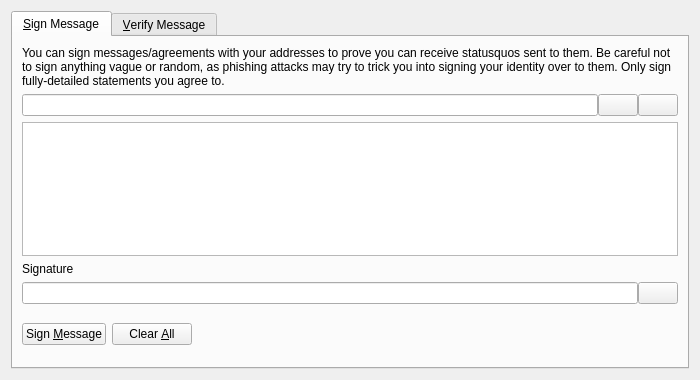
<?xml version="1.0" encoding="UTF-8"?>
<ui version="4.0">
 <class>SignVerifyMessageDialog</class>
 <widget class="QDialog" name="SignVerifyMessageDialog">
  <property name="geometry">
   <rect>
    <x>0</x>
    <y>0</y>
    <width>700</width>
    <height>380</height>
   </rect>
  </property>
  <property name="windowTitle">
   <string>Signatures - Sign / Verify a Message</string>
  </property>
  <property name="modal">
   <bool>true</bool>
  </property>
  <layout class="QVBoxLayout" name="verticalLayout">
   <item>
    <widget class="QTabWidget" name="tabWidget">
     <property name="currentIndex">
      <number>0</number>
     </property>
     <widget class="QWidget" name="tabSignMessage">
      <attribute name="title">
       <string>&amp;Sign Message</string>
      </attribute>
      <layout class="QVBoxLayout" name="verticalLayout_SM">
       <item>
        <widget class="QLabel" name="infoLabel_SM">
         <property name="text">
          <string>You can sign messages/agreements with your addresses to prove you can receive statusquos sent to them. Be careful not to sign anything vague or random, as phishing attacks may try to trick you into signing your identity over to them. Only sign fully-detailed statements you agree to.</string>
         </property>
         <property name="textFormat">
          <enum>Qt::PlainText</enum>
         </property>
         <property name="wordWrap">
          <bool>true</bool>
         </property>
        </widget>
       </item>
       <item>
        <layout class="QHBoxLayout" name="horizontalLayout_1_SM">
         <property name="spacing">
          <number>0</number>
         </property>
         <item>
          <widget class="QValidatedLineEdit" name="addressIn_SM">
           <property name="toolTip">
            <string>The Statusquo address to sign the message with</string>
           </property>
          </widget>
         </item>
         <item>
          <widget class="QPushButton" name="addressBookButton_SM">
           <property name="toolTip">
            <string>Choose previously used address</string>
           </property>
           <property name="text">
            <string/>
           </property>
           <property name="icon">
            <iconset resource="../statusquo.qrc">
             <normaloff>:/icons/address-book</normaloff>:/icons/address-book</iconset>
           </property>
           <property name="shortcut">
            <string>Alt+A</string>
           </property>
           <property name="autoDefault">
            <bool>false</bool>
           </property>
          </widget>
         </item>
         <item>
          <widget class="QPushButton" name="pasteButton_SM">
           <property name="toolTip">
            <string>Paste address from clipboard</string>
           </property>
           <property name="text">
            <string/>
           </property>
           <property name="icon">
            <iconset resource="../statusquo.qrc">
             <normaloff>:/icons/editpaste</normaloff>:/icons/editpaste</iconset>
           </property>
           <property name="shortcut">
            <string>Alt+P</string>
           </property>
           <property name="autoDefault">
            <bool>false</bool>
           </property>
          </widget>
         </item>
        </layout>
       </item>
       <item>
        <widget class="QPlainTextEdit" name="messageIn_SM">
         <property name="toolTip">
          <string>Enter the message you want to sign here</string>
         </property>
        </widget>
       </item>
       <item>
        <widget class="QLabel" name="signatureLabel_SM">
         <property name="text">
          <string>Signature</string>
         </property>
         <property name="textFormat">
          <enum>Qt::PlainText</enum>
         </property>
        </widget>
       </item>
       <item>
        <layout class="QHBoxLayout" name="horizontalLayout_2_SM">
         <property name="spacing">
          <number>0</number>
         </property>
         <item>
          <widget class="QLineEdit" name="signatureOut_SM">
           <property name="font">
            <font>
             <italic>true</italic>
            </font>
           </property>
           <property name="readOnly">
            <bool>true</bool>
           </property>
          </widget>
         </item>
         <item>
          <widget class="QPushButton" name="copySignatureButton_SM">
           <property name="toolTip">
            <string>Copy the current signature to the system clipboard</string>
           </property>
           <property name="text">
            <string/>
           </property>
           <property name="icon">
            <iconset resource="../statusquo.qrc">
             <normaloff>:/icons/editcopy</normaloff>:/icons/editcopy</iconset>
           </property>
           <property name="autoDefault">
            <bool>false</bool>
           </property>
          </widget>
         </item>
        </layout>
       </item>
       <item>
        <layout class="QHBoxLayout" name="horizontalLayout_3_SM">
         <item>
          <widget class="QPushButton" name="signMessageButton_SM">
           <property name="toolTip">
            <string>Sign the message to prove you own this Statusquo address</string>
           </property>
           <property name="text">
            <string>Sign &amp;Message</string>
           </property>
           <property name="icon">
            <iconset resource="../statusquo.qrc">
             <normaloff>:/icons/edit</normaloff>:/icons/edit</iconset>
           </property>
           <property name="autoDefault">
            <bool>false</bool>
           </property>
          </widget>
         </item>
         <item>
          <widget class="QPushButton" name="clearButton_SM">
           <property name="toolTip">
            <string>Reset all sign message fields</string>
           </property>
           <property name="text">
            <string>Clear &amp;All</string>
           </property>
           <property name="icon">
            <iconset resource="../statusquo.qrc">
             <normaloff>:/icons/remove</normaloff>:/icons/remove</iconset>
           </property>
           <property name="autoDefault">
            <bool>false</bool>
           </property>
          </widget>
         </item>
         <item>
          <spacer name="horizontalSpacer_1_SM">
           <property name="orientation">
            <enum>Qt::Horizontal</enum>
           </property>
           <property name="sizeHint" stdset="0">
            <size>
             <width>40</width>
             <height>48</height>
            </size>
           </property>
          </spacer>
         </item>
         <item>
          <widget class="QLabel" name="statusLabel_SM">
           <property name="font">
            <font>
             <weight>75</weight>
             <bold>true</bold>
            </font>
           </property>
           <property name="text">
            <string/>
           </property>
           <property name="wordWrap">
            <bool>true</bool>
           </property>
          </widget>
         </item>
         <item>
          <spacer name="horizontalSpacer_2_SM">
           <property name="orientation">
            <enum>Qt::Horizontal</enum>
           </property>
           <property name="sizeHint" stdset="0">
            <size>
             <width>40</width>
             <height>48</height>
            </size>
           </property>
          </spacer>
         </item>
        </layout>
       </item>
      </layout>
     </widget>
     <widget class="QWidget" name="tabVerifyMessage">
      <attribute name="title">
       <string>&amp;Verify Message</string>
      </attribute>
      <layout class="QVBoxLayout" name="verticalLayout_VM">
       <item>
        <widget class="QLabel" name="infoLabel_VM">
         <property name="text">
          <string>Enter the receiver's address, message (ensure you copy line breaks, spaces, tabs, etc. exactly) and signature below to verify the message. Be careful not to read more into the signature than what is in the signed message itself, to avoid being tricked by a man-in-the-middle attack. Note that this only proves the signing party receives with the address, it cannot prove sendership of any transaction!</string>
         </property>
         <property name="textFormat">
          <enum>Qt::PlainText</enum>
         </property>
         <property name="alignment">
          <set>Qt::AlignLeading|Qt::AlignLeft|Qt::AlignTop</set>
         </property>
         <property name="wordWrap">
          <bool>true</bool>
         </property>
        </widget>
       </item>
       <item>
        <layout class="QHBoxLayout" name="horizontalLayout_1_VM">
         <property name="spacing">
          <number>0</number>
         </property>
         <item>
          <widget class="QValidatedLineEdit" name="addressIn_VM">
           <property name="toolTip">
            <string>The Statusquo address the message was signed with</string>
           </property>
          </widget>
         </item>
         <item>
          <widget class="QPushButton" name="addressBookButton_VM">
           <property name="toolTip">
            <string>Choose previously used address</string>
           </property>
           <property name="text">
            <string/>
           </property>
           <property name="icon">
            <iconset resource="../statusquo.qrc">
             <normaloff>:/icons/address-book</normaloff>:/icons/address-book</iconset>
           </property>
           <property name="shortcut">
            <string>Alt+A</string>
           </property>
           <property name="autoDefault">
            <bool>false</bool>
           </property>
          </widget>
         </item>
        </layout>
       </item>
       <item>
        <widget class="QPlainTextEdit" name="messageIn_VM"/>
       </item>
       <item>
        <widget class="QValidatedLineEdit" name="signatureIn_VM"/>
       </item>
       <item>
        <layout class="QHBoxLayout" name="horizontalLayout_2_VM">
         <item>
          <widget class="QPushButton" name="verifyMessageButton_VM">
           <property name="toolTip">
            <string>Verify the message to ensure it was signed with the specified Statusquo address</string>
           </property>
           <property name="text">
            <string>Verify &amp;Message</string>
           </property>
           <property name="icon">
            <iconset resource="../statusquo.qrc">
             <normaloff>:/icons/transaction_0</normaloff>:/icons/transaction_0</iconset>
           </property>
           <property name="autoDefault">
            <bool>false</bool>
           </property>
          </widget>
         </item>
         <item>
          <widget class="QPushButton" name="clearButton_VM">
           <property name="toolTip">
            <string>Reset all verify message fields</string>
           </property>
           <property name="text">
            <string>Clear &amp;All</string>
           </property>
           <property name="icon">
            <iconset resource="../statusquo.qrc">
             <normaloff>:/icons/remove</normaloff>:/icons/remove</iconset>
           </property>
           <property name="autoDefault">
            <bool>false</bool>
           </property>
          </widget>
         </item>
         <item>
          <spacer name="horizontalSpacer_1_VM">
           <property name="orientation">
            <enum>Qt::Horizontal</enum>
           </property>
           <property name="sizeHint" stdset="0">
            <size>
             <width>40</width>
             <height>48</height>
            </size>
           </property>
          </spacer>
         </item>
         <item>
          <widget class="QLabel" name="statusLabel_VM">
           <property name="font">
            <font>
             <weight>75</weight>
             <bold>true</bold>
            </font>
           </property>
           <property name="text">
            <string/>
           </property>
           <property name="wordWrap">
            <bool>true</bool>
           </property>
          </widget>
         </item>
         <item>
          <spacer name="horizontalSpacer_2_VM">
           <property name="orientation">
            <enum>Qt::Horizontal</enum>
           </property>
           <property name="sizeHint" stdset="0">
            <size>
             <width>40</width>
             <height>48</height>
            </size>
           </property>
          </spacer>
         </item>
        </layout>
       </item>
      </layout>
     </widget>
    </widget>
   </item>
  </layout>
 </widget>
 <customwidgets>
  <customwidget>
   <class>QValidatedLineEdit</class>
   <extends>QLineEdit</extends>
   <header>qvalidatedlineedit.h</header>
  </customwidget>
 </customwidgets>
 <resources>
  <include location="../statusquo.qrc"/>
 </resources>
 <connections/>
</ui>
